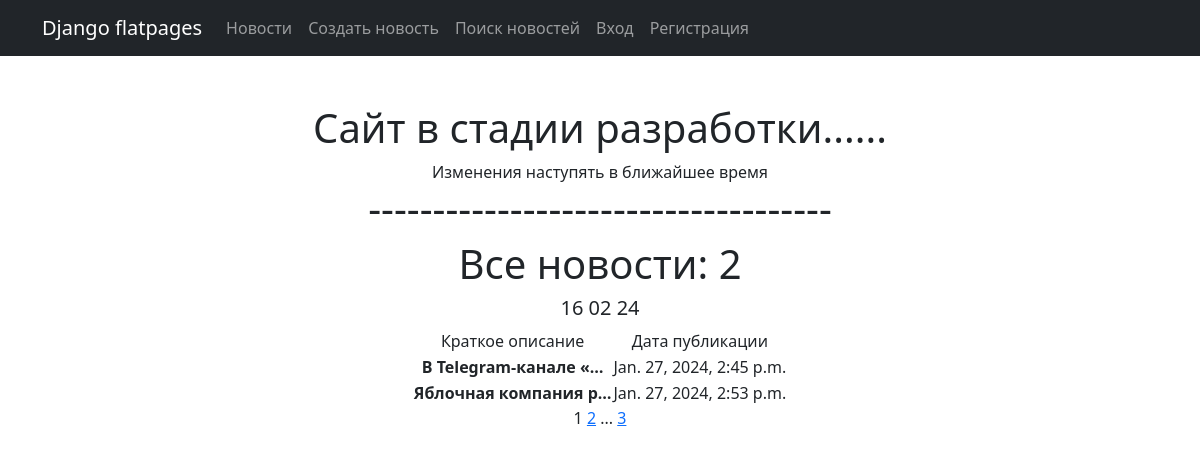
Page /post/ on the committed database.
### simpleapp/models.py (models this page shows, shortened)
class Post(models.Model):
    article = 'AR'
    news = 'NE'
    POSITION = [(article, 'Статья'),
                (news, 'Новости')]
    author = models.ForeignKey(Author, on_delete=models.CASCADE)
    post_news = models.CharField(max_length=2,choices=POSITION,default=news)
    post_time = models.DateTimeField(auto_now_add=True)
    category = models.ManyToManyField(Category,through='PostCategory')
    post = models.CharField(max_length=200)
    text = models.TextField()
    rating_post = models.IntegerField(default=0)

### simpleapp/views.py (the view, shortened to what this page needs)
# urls.py: path('post/', PostList.as_view(), name='post_list'),
class PostList(ListView):
    model = Post
    template_name = 'posts.html'
    context_object_name = 'post'
    ordering = ''
    paginate_by = 2
    queryset = Post.objects.filter(post_news='NE')
    def get_context_data(self, **kwargs):
        context = super().get_context_data(**kwargs)
        context['time_now'] = datetime.utcnow()
        return context

### simpleapp/templatetags/custom_censu.py (called while the page is built)
@register.filter()
def censor(value):
    some_string = ''
    for cens in value.split():
        if cens in censura:
            some_string += cens[0] + '*' * (len(cens) -1) + " "
        else:
            some_string += cens + ' '
    return some_string.strip()

### simpleapp/templatetags/custom_tags.py (called while the page is built)
@register.simple_tag(takes_context=True)
def url_replace(context, **kwargs):
   d = context['request'].GET.copy()
   for k, v in kwargs.items():
       d[k] = v
   return d.urlencode()

### templates/posts.html (shortened to what this page needs)
{% extends 'flatpages/default.html' %}
{% load custom_filters %}
{% load custom_tags %}
{% load custom_censu %}
{% block title %}
<h1 align="center">Все новости: {{ post|length }}</h1>
{% endblock title %}
{% block content %}
   <h5 align="center">{{ time_now|date:'d m y' }}</h5>
   <table align="center">
       <tr>
           <td>Краткое описаниe</td>
           <td>Дата публикации</td>
       </tr>
       {% for new in post %}
    <tr>
        <td><strong>{{ new.text|truncatechars:20|censor }}</strong></td>
        <td>{{ new.post_time }}</td>
    </tr>
       {% endfor %}
   </table>
   {{ page_obj.number }}
   {% if page_obj.has_next %}
       <a href="?{% url_replace page=page_obj.next_page_number %}">{{ page_obj.next_page_number }}</a>
       {% if paginator.num_pages != page_obj.next_page_number %}
           ...
           <a href="?{% url_replace page=page_obj.paginator.num_pages %}">{{ page_obj.paginator.num_pages }}</a>
       {% endif %}
   {% endif %}
{% endblock content %}

### rows in the picture
Post: text|censor "В Telegram-канале «…", post_time "Jan. 27, 2024, 2:45 p.m."
Post: text|censor "Яблочная компания р…", post_time "Jan. 27, 2024, 2:53 p.m."

### other values in the picture
{{ post|length }} "2"
{{ time_now|date:'d m y' }} "16 02 24"
{{ page_obj.number }} "1"
{{ page_obj.next_page_number }} "2"
{{ page_obj.paginator.num_pages }} "3"
